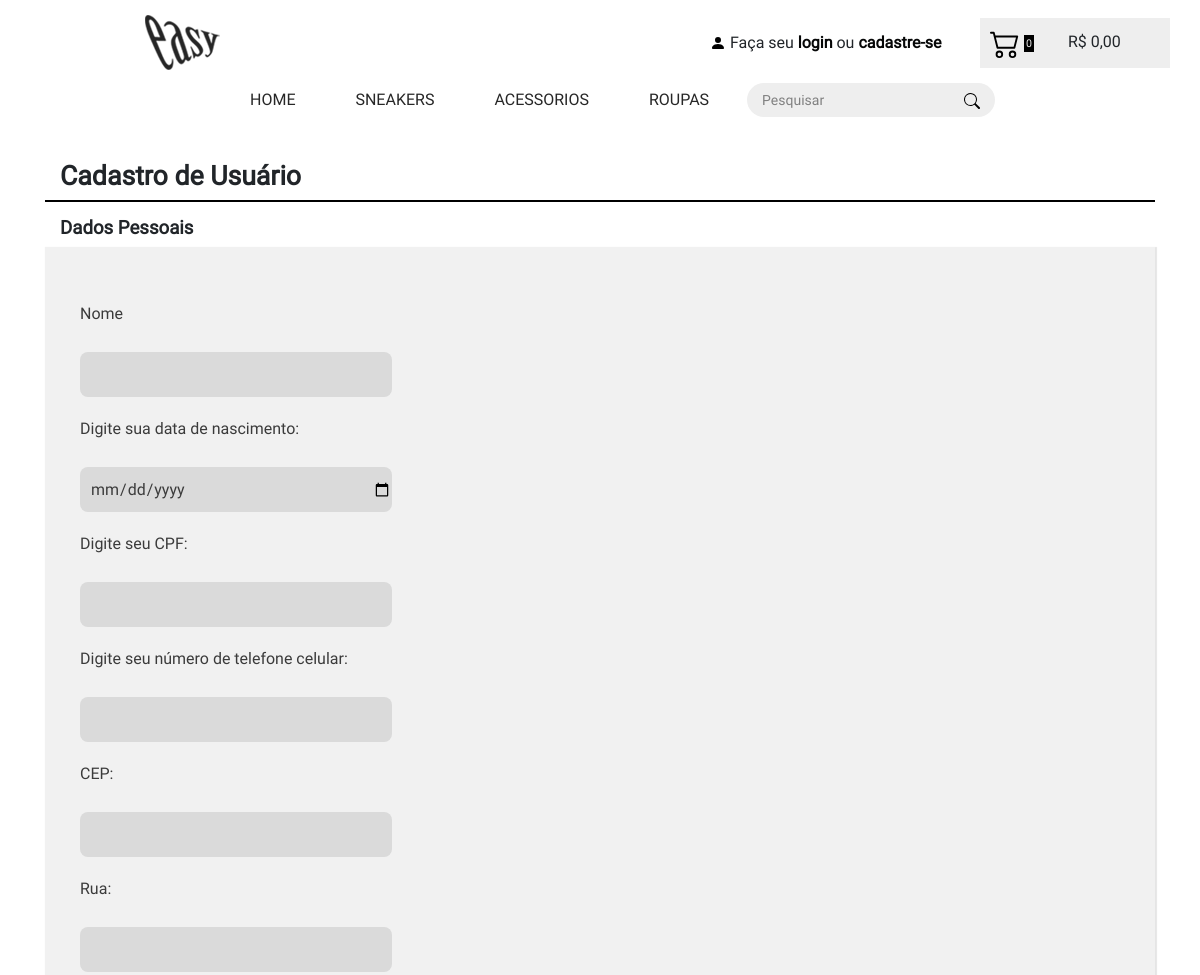
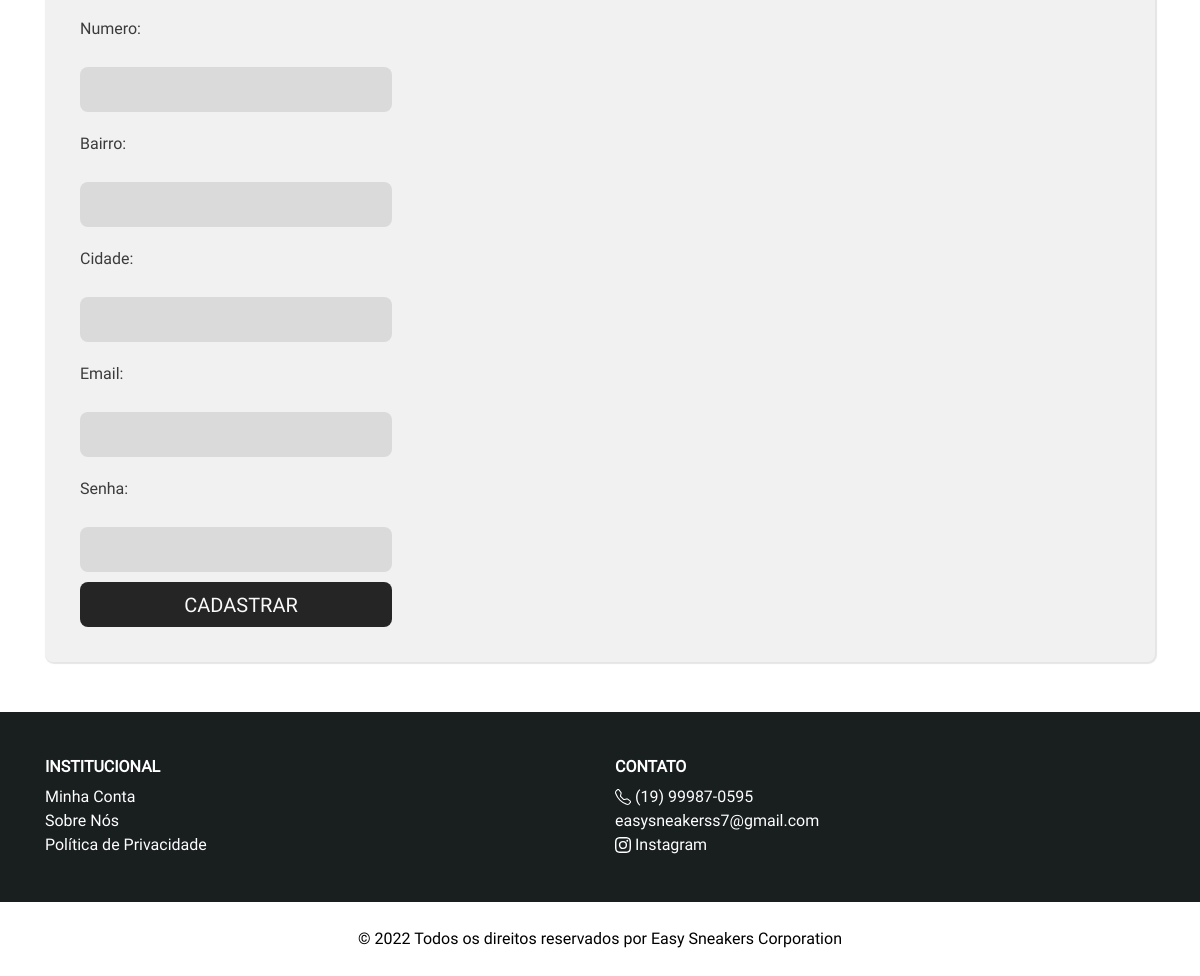
The page /site/dadoscli-editar.php on the database as committed earlier (2 pictures, top to bottom).
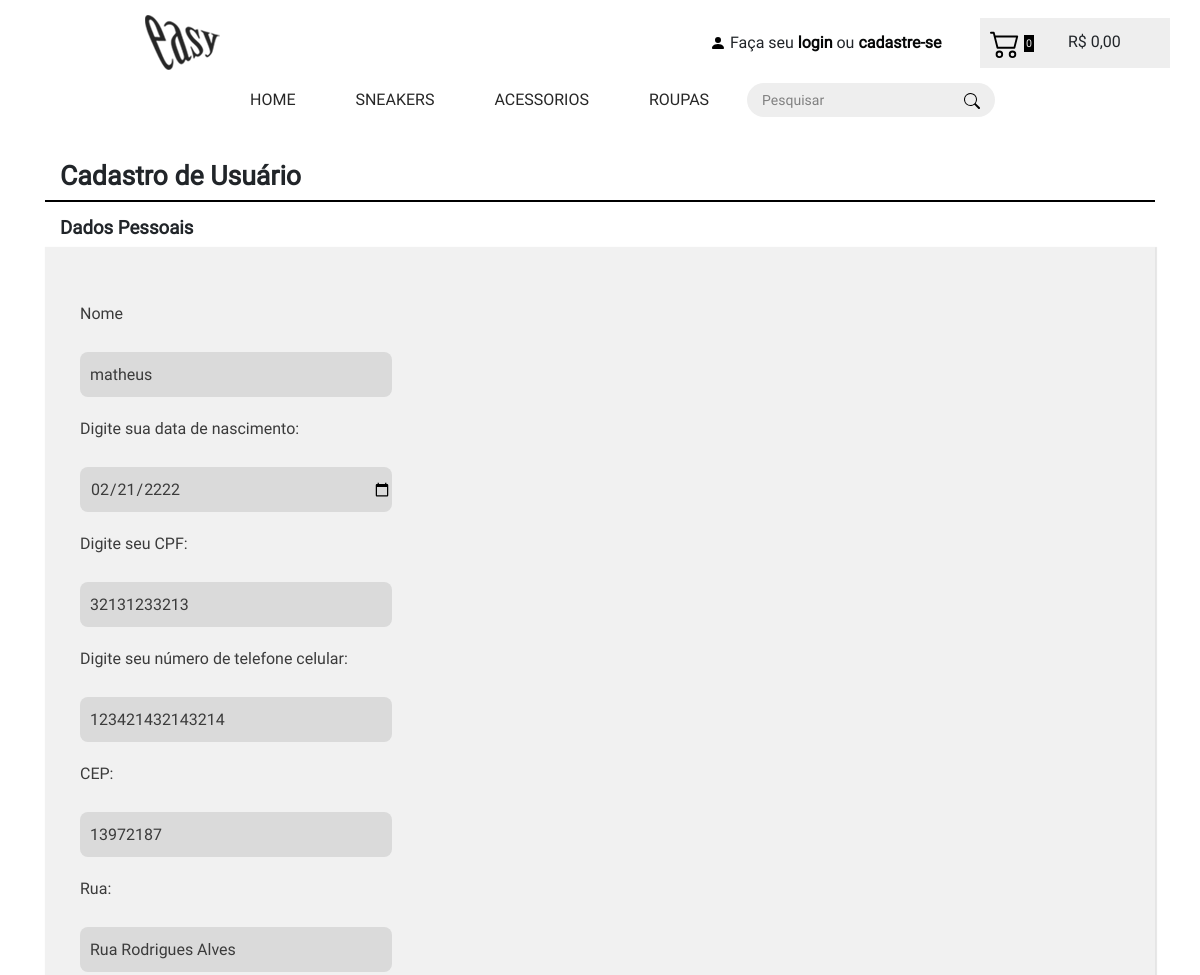
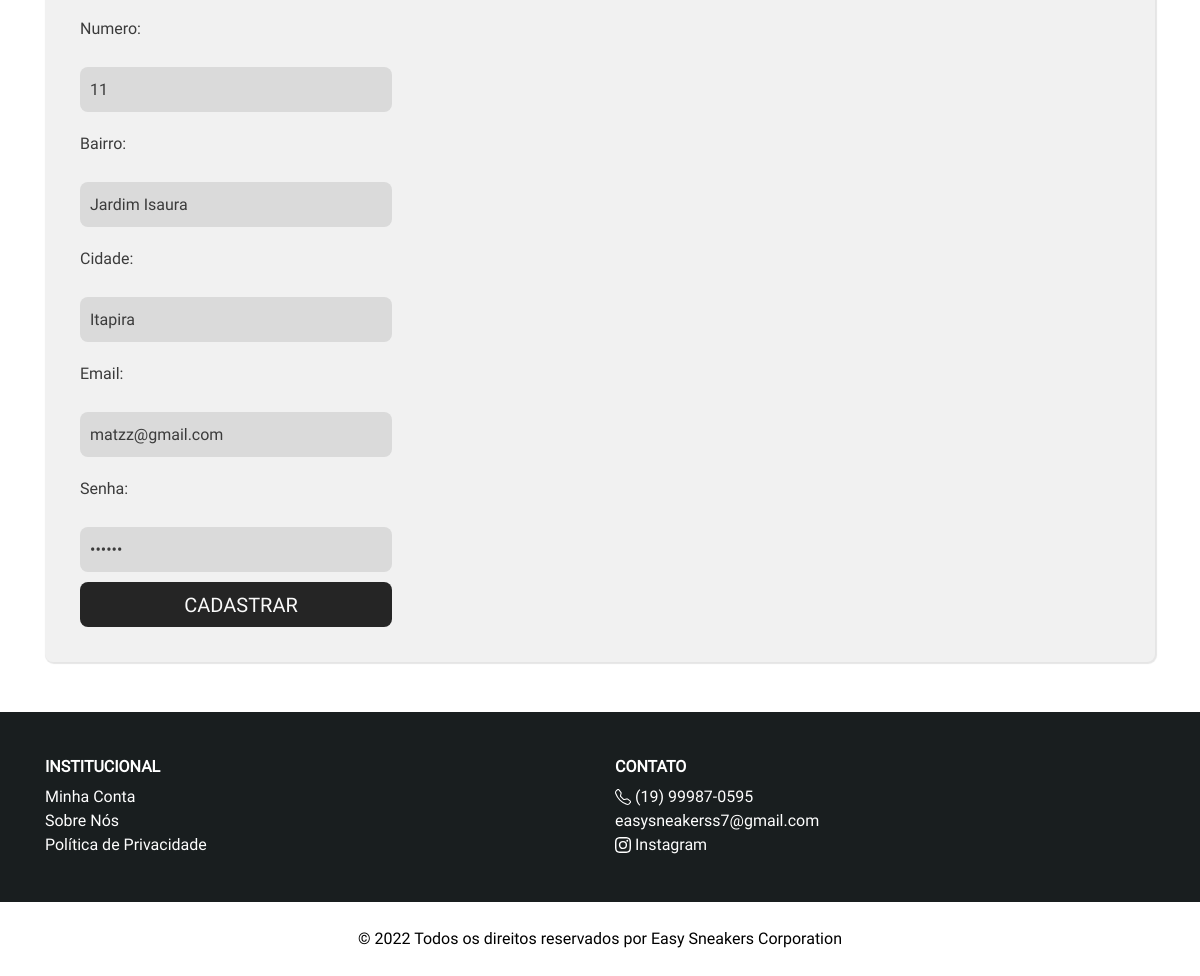
The same page on the database as committed later (2 pictures, top to bottom).
### tables this page shows
CREATE TABLE `clientes` (
  `id` int(10) UNSIGNED NOT NULL,
  `nome` varchar(60) DEFAULT NULL,
  `datanasc` varchar(20) DEFAULT NULL,
  `telefone` varchar(20) DEFAULT NULL,
  `cpf` varchar(11) DEFAULT NULL,
  `email` varchar(50) DEFAULT NULL,
  `senha` varchar(15) DEFAULT NULL,
  `cep` varchar(15) DEFAULT NULL,
  `rua` varchar(100) DEFAULT NULL,
  `numero` varchar(5) DEFAULT NULL,
  `bairro` varchar(50) DEFAULT NULL,
  `cidade` varchar(50) DEFAULT NULL
);

### classes/Cliente.php (called while the page is built, shortened)
<?php
class Cliente
{
    public $id;
    public function __construct($id = false)
    {
        if ($id) {
            $this->id = $id;
            $this->carregar();
        }
    }
    public function carregar()
    {
        $sql = "SELECT * FROM clientes WHERE id=". $this->id;
        $conexao = new PDO('mysql:host=127.0.0.1;dbname=easysneakers', 'root', '');
        $resultado = $conexao->query($sql);
        $linha = $resultado->fetch();
        $this->nome = $linha['nome'];
        $this->datanasc = $linha['datanasc'];
        $this->telefone = $linha['telefone'];
        $this->cpf = $linha['cpf'];
        $this->email = $linha['email'];
        $this->senha = $linha['senha'];
        $this->cep = $linha['cep'];
        $this->rua = $linha['rua'];
        $this->numero = $linha['numero'];
        $this->bairro = $linha['bairro'];
        $this->cidade = $linha['cidade'];
    }
}

### site/dadoscli-editar.php (the view, shortened to what this page needs)
<?php
	require_once '../classes/Cliente.php';
	$id = 6;
  	$cliente = new Cliente($id);
?>
<!DOCTYPE html>
<html>
<head>
  <link href="../css/bootstrap.css" rel="stylesheet" />
  <link href="../css/alteracoes.css" rel="stylesheet" />
  <link rel="stylesheet" href="../css/logcad.css">
</head>
<body>
  <?php include_once "menu.php" ?>
  <div class="container">
    <h2 class="h2-logcad">Cadastro de Usuário</h2>
    <div class="logcad-linha"></div>
    <h3 class="h3-logcad">Dados Pessoais</h3>
    <section class="area-cad">
        <div class="cad">
            <form action="cliente-editar-gravar.php" method="POST" onsubmit="return checkCheckBox(this)" enctype="multipart/form-data">
                <p class="p-logcad">Nome</p>
                <input type="text" name="inputNome" id="inputNome" value="<?php echo $cliente->nome ?>">
                <p class="p-logcad">Digite sua data de nascimento:</p>
                <input type="date" name="inputData" id="inputData" value="<?php echo $cliente->datanasc ?>">
                <p class="p-logcad">Digite seu CPF:</p>
                <input type="text" name="inputCpf" id="inputCpf" value="<?php echo $cliente->cpf ?>" maxlength="11"/>
                <p class="p-logcad">Digite seu número de telefone celular:</p>
                <input type="tel" name="inputTelefone" id="inputTelefone" value="<?php echo $cliente->telefone ?>">
                <p class="p-logcad">CEP:</p>
                <input type="text" name="cep" id="cep" maxlength="9" value="<?php echo $cliente->cep ?>" onblur="pesquisacep(this.value);" >
                <p class="p-logcad">Rua:</p>
                <input type="text" name="inputRua" id="inputRua" value="<?php echo $cliente->rua ?>">
                <p class="p-logcad">Numero:</p>
                <input type="text" name="inputNumero" id="inputNumero" value="<?php echo $cliente->numero ?>">
                <p class="p-logcad">Bairro:</p>
                <input type="text" name="inputBairro" id="inputBairro" value="<?php echo $cliente->bairro ?>">
                <p class="p-logcad">Cidade:</p>
                <input type="text" name="inputCidade" id="inputCidade" value="<?php echo $cliente->cidade ?>">
                <p class="p-logcad">Email:</p>
                <input type="email" name="inputEmail" id="inputEmail" value="<?php echo $cliente->email ?>">
                <p class="p-logcad">Senha:</p>
                <input type="password" name="inputSenha" id="inputSenha" value="<?php echo $cliente->senha ?>">
                <input type="submit" value="Cadastrar">
            </form>
        </div>
    </section>
  </div>
</body>
</html>

Rows that differ between the two databases and show on the page:
added clientes: inputNome "matheus", inputData "02/21/2222", inputCpf "32131233213", inputTelefone "123421432143214", cep "13972187", inputRua "Rua Rodrigues Alves", inputNumero "11", inputBairro "Jardim Isaura", inputCidade "Itapira", inputEmail "matzz@gmail.com"
